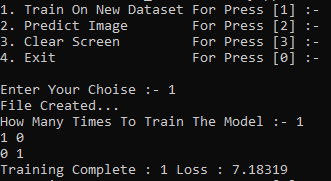
#> input picture image-1.png, 331 x 181 px
$ python multiple_preprocess.py . image-1.png
#> lines starting #> are read from the running program, lines starting #| are printed output that depends on the picture
import os
import sys
from PIL import Image

def preprocess_image(path):
    img = Image.open(path).convert("L")
    img = img.resize((64, 64))
    pixels = [round(float(p) / 255.0, 2) for p in img.getdata()]
    return pixels

def find_images_recursively(root_folder):
#> called with root_folder = '.'
    valid_exts = (".jpg", ".jpeg", ".png", ".bmp", ".tif", ".tiff")
    image_paths = []
    for root, _, files in os.walk(root_folder):
        for file in files:
            if file.lower().endswith(valid_exts):
                image_paths.append(os.path.join(root, file))
    return image_paths

if __name__ == "__main__":
    if len(sys.argv) < 3:
        print("Usage: python preprocess.py <dataset_folder> <output_name>")
        sys.exit(1)

    dataset_folder = sys.argv[1]
    name = sys.argv[2]
    image_paths = find_images_recursively(dataset_folder)

    if not image_paths:
        print("No images found.")
        sys.exit(1)

    os.makedirs("pixels", exist_ok=True)
    output_path = os.path.join("pixels", name + ".txt")
    with open(output_path, "w") as out_file:
        for path in image_paths:
            try:
                pixels = preprocess_image(path)
#> in preprocess_image, `img = Image.open(path).convert("L")`:
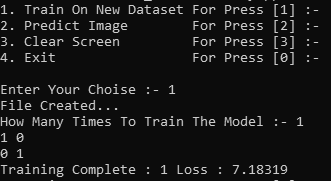
#> img: PIL image 331x181 L; min 12, max 204, mean 24.3
#> in preprocess_image, `img = img.resize((64, 64))`:
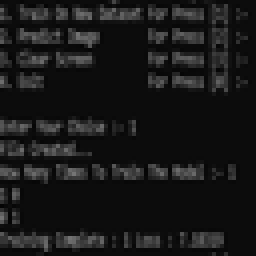
#> img: PIL image 64x64 L (shown 4 times larger); min 4, max 117, mean 24.4
#> in preprocess_image, `pixels = [round(float(p) / 255.0, 2) for p in img.getdata()]`: pixels = 4096 values, max 0.46 at index 2770, min 0.02 at index 75, mean 0.097
                if len(pixels) != 4096:
                    raise ValueError("Invalid pixel count")
                out_file.write(",".join(map(str, pixels)) + "\n")
            except Exception as e:
                print(f"Error processing {path}: {e}")
#> pass 2 of the loop `for path in image_paths:`:
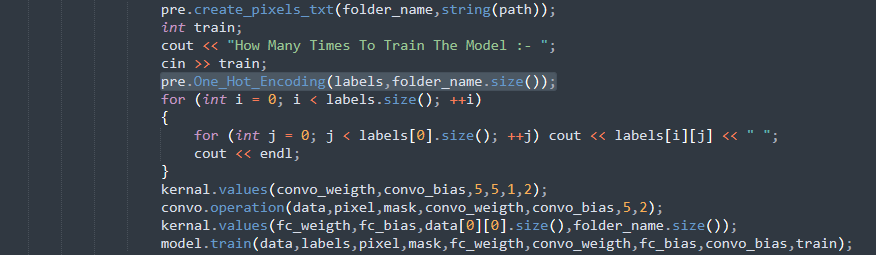
#> input picture image.png, 876 x 255 px
#> in preprocess_image (call 2), `img = Image.open(path).convert("L")`:
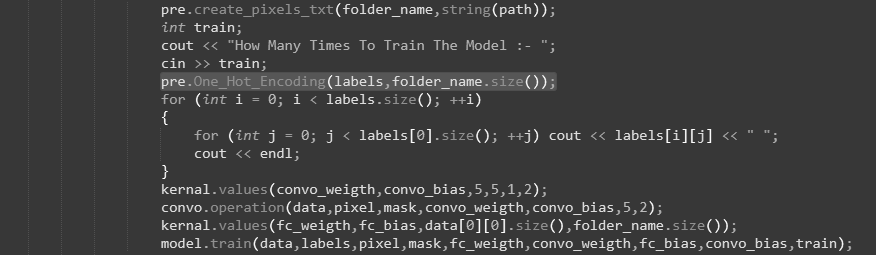
#> img: PIL image 876x255 L; min 55, max 255, mean 63.2
#> in preprocess_image (call 2), `img = img.resize((64, 64))`:
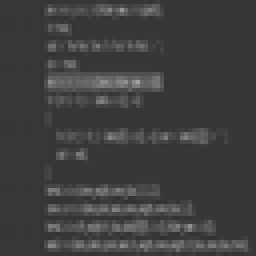
#> img: PIL image 64x64 L (shown 4 times larger); min 50, max 160, mean 63.2
#> in preprocess_image (call 2), `pixels = [round(float(p) / 255.0, 2) for p in img.getdata()]`: pixels = 4096 values, max 0.63 at index 1314, min 0.2 at index 12, mean 0.25
